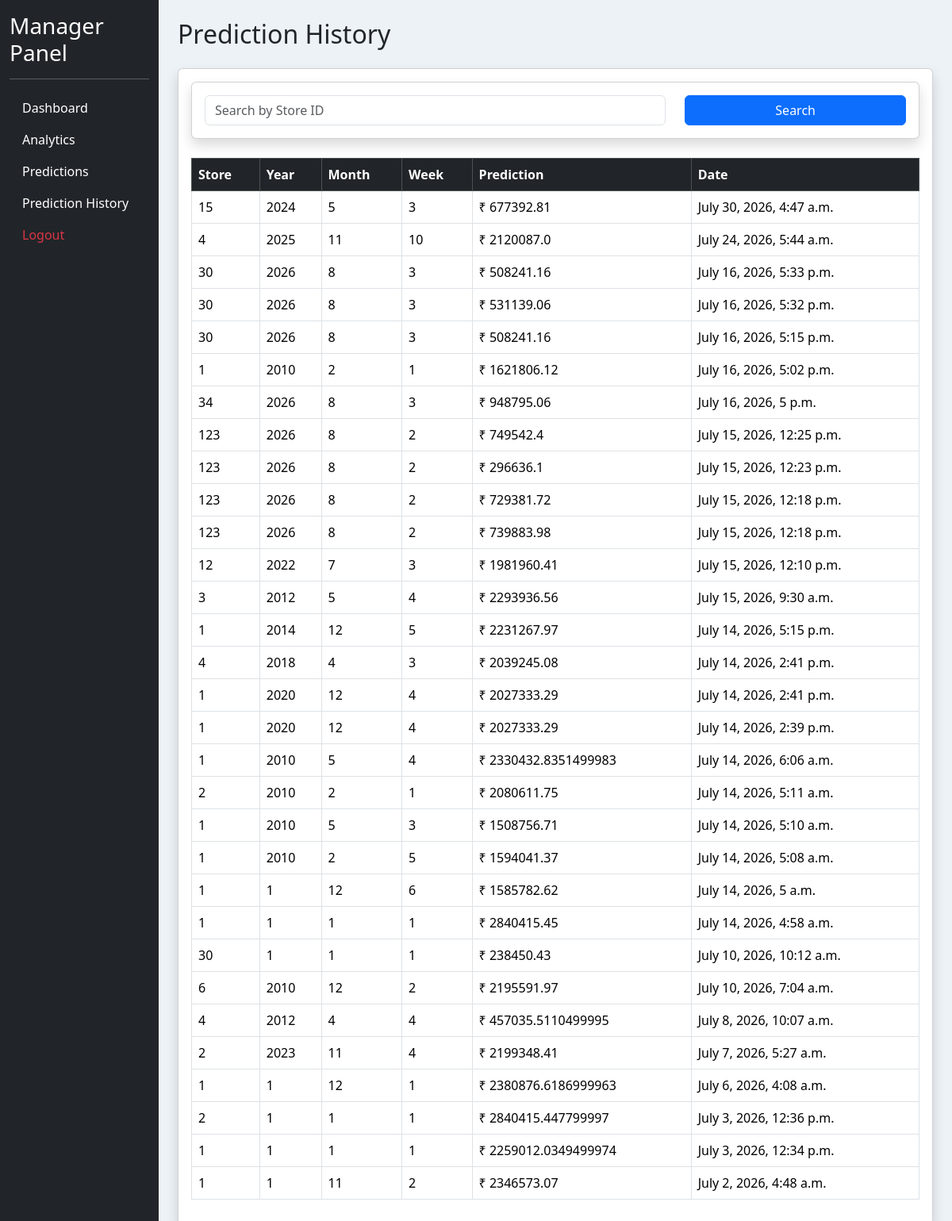
/manager-dashboard/manager-prediction-history/, run on the app's committed database.
### admins/models.py (models this page shows, shortened)
class PredictionHistory(models.Model):
    store = models.IntegerField()
    holiday_flag = models.IntegerField()
    temperature = models.FloatField()
    fuel_price = models.FloatField()
    cpi = models.FloatField()
    unemployment = models.FloatField()
    year = models.IntegerField(default=2025)
    month = models.IntegerField(default=1)
    week = models.IntegerField(default=1)
    quarter = models.IntegerField(default=1)
    predicted_sales = models.FloatField()
    created_at = models.DateTimeField(
        auto_now_add=True
    )

### manager/views.py (the view)
# urls.py: path('prediction-history/',views.prediction_history,name='prediction_history'),
def prediction_history(request):
    predictions = PredictionHistory.objects.all().order_by('-created_at')
    search = request.GET.get('search')
    if search:
        predictions = predictions.filter(store=search)
    context = {
        'predictions': predictions,
        'search': search
    }
    return render(
        request,
        'manager/prediction_history.html',
        context
    )

### manager/templates/manager/prediction_history.html (shortened to what this page needs)
{% extends 'base/manager_base.html' %}
{% block content %}
<h2 class="mb-4">Prediction History</h2>
<div class="card shadow">
    <div class="card-body"><div class="card shadow mb-4">
    <div class="card-body">
        <form method="GET">
            <div class="row">
                <div class="col-md-8">
                    <input
                        type="number"
                        name="search"
                        class="form-control"
                        placeholder="Search by Store ID"
                        value="{{ search }}"
                    >
                </div>
                <div class="col-md-4">
                    <button
                        type="submit"
                        class="btn btn-primary w-100">
                        Search
                    </button>
                </div>
            </div>
        </form>
    </div>
    </div>
        <table class="table table-bordered table-hover">
            <thead class="table-dark">
                <tr>
                    <th>Store</th>
                    <th>Year</th>
                    <th>Month</th>
                    <th>Week</th>
                    <th>Prediction</th>
                    <th>Date</th>
                </tr>
            </thead>
            <tbody>
                {% for prediction in predictions %}
                <tr>
                    <td>{{ prediction.store }}</td>
                    <td>{{ prediction.year }}</td>
                    <td>{{ prediction.month }}</td>
                    <td>{{ prediction.week }}</td>
                    <td>₹ {{ prediction.predicted_sales }}</td>
                    <td>{{ prediction.created_at }}</td>
                </tr>
                {% empty %}
                <tr>
                    <td colspan="7" class="text-center">
                        No Prediction History Found.
                    </td>
                </tr>
                {% endfor %}
            </tbody>
        </table>
    </div>
</div>
{% endblock %}

### templates/base/manager_base.html (style rules this page uses)
body { background: #edf2f7; }

### data on the page
PredictionHistory: store "15", year "2024", month "5", week "3", predicted_sales "677392.81", created_at "July 30, 2026, 4:47 a.m."
PredictionHistory: store "4", year "2025", month "11", week "10", predicted_sales "2120087.0", created_at "July 24, 2026, 5:44 a.m."
PredictionHistory: store "30", year "2026", month "8", week "3", predicted_sales "508241.16", created_at "July 16, 2026, 5:33 p.m."
PredictionHistory: store "30", year "2026", month "8", week "3", predicted_sales "531139.06", created_at "July 16, 2026, 5:32 p.m."
PredictionHistory: store "30", year "2026", month "8", week "3", predicted_sales "508241.16", created_at "July 16, 2026, 5:15 p.m."
PredictionHistory: store "1", year "2010", month "2", week "1", predicted_sales "1621806.12", created_at "July 16, 2026, 5:02 p.m."
PredictionHistory: store "34", year "2026", month "8", week "3", predicted_sales "948795.06", created_at "July 16, 2026, 5 p.m."
PredictionHistory: store "123", year "2026", month "8", week "2", predicted_sales "749542.4", created_at "July 15, 2026, 12:25 p.m."
PredictionHistory: store "123", year "2026", month "8", week "2", predicted_sales "296636.1", created_at "July 15, 2026, 12:23 p.m."
PredictionHistory: store "123", year "2026", month "8", week "2", predicted_sales "729381.72", created_at "July 15, 2026, 12:18 p.m."
PredictionHistory: store "123", year "2026", month "8", week "2", predicted_sales "739883.98", created_at "July 15, 2026, 12:18 p.m."
PredictionHistory: store "12", year "2022", month "7", week "3", predicted_sales "1981960.41", created_at "July 15, 2026, 12:10 p.m."
PredictionHistory: store "3", year "2012", month "5", week "4", predicted_sales "2293936.56", created_at "July 15, 2026, 9:30 a.m."
PredictionHistory: store "1", year "2014", month "12", week "5", predicted_sales "2231267.97", created_at "July 14, 2026, 5:15 p.m."
PredictionHistory: store "4", year "2018", month "4", week "3", predicted_sales "2039245.08", created_at "July 14, 2026, 2:41 p.m."
PredictionHistory: store "1", year "2020", month "12", week "4", predicted_sales "2027333.29", created_at "July 14, 2026, 2:41 p.m."
PredictionHistory: store "1", year "2020", month "12", week "4", predicted_sales "2027333.29", created_at "July 14, 2026, 2:39 p.m."
PredictionHistory: store "1", year "2010", month "5", week "4", predicted_sales "2330432.8351499983", created_at "July 14, 2026, 6:06 a.m."
PredictionHistory: store "2", year "2010", month "2", week "1", predicted_sales "2080611.75", created_at "July 14, 2026, 5:11 a.m."
PredictionHistory: store "1", year "2010", month "5", week "3", predicted_sales "1508756.71", created_at "July 14, 2026, 5:10 a.m."
PredictionHistory: store "1", year "2010", month "2", week "5", predicted_sales "1594041.37", created_at "July 14, 2026, 5:08 a.m."
PredictionHistory: store "1", year "1", month "12", week "6", predicted_sales "1585782.62", created_at "July 14, 2026, 5 a.m."
PredictionHistory: store "1", year "1", month "1", week "1", predicted_sales "2840415.45", created_at "July 14, 2026, 4:58 a.m."
PredictionHistory: store "30", year "1", month "1", week "1", predicted_sales "238450.43", created_at "July 10, 2026, 10:12 a.m."
PredictionHistory: store "6", year "2010", month "12", week "2", predicted_sales "2195591.97", created_at "July 10, 2026, 7:04 a.m."
PredictionHistory: store "4", year "2012", month "4", week "4", predicted_sales "457035.5110499995", created_at "July 8, 2026, 10:07 a.m."
PredictionHistory: store "2", year "2023", month "11", week "4", predicted_sales "2199348.41", created_at "July 7, 2026, 5:27 a.m."
PredictionHistory: store "1", year "1", month "12", week "1", predicted_sales "2380876.6186999963", created_at "July 6, 2026, 4:08 a.m."
PredictionHistory: store "2", year "1", month "1", week "1", predicted_sales "2840415.447799997", created_at "July 3, 2026, 12:36 p.m."
PredictionHistory: store "1", year "1", month "1", week "1", predicted_sales "2259012.0349499974", created_at "July 3, 2026, 12:34 p.m."
PredictionHistory: store "1", year "1", month "11", week "2", predicted_sales "2346573.07", created_at "July 2, 2026, 4:48 a.m."
